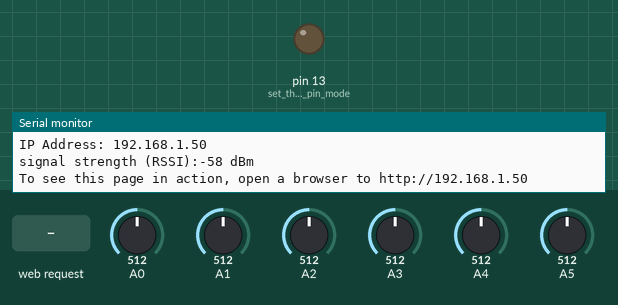
Recording of a sketch running on a simulated Arduino Uno WiFi Rev2. On the bench: output pins drawn as LEDs (lit = HIGH), the last lines printed to the serial monitor. The inputs (shaded band) are chosen by the test bench; at power-on: A0 = 512, A1 = 512, A2 = 512, A3 = 512, A4 = 512, A5 = 512. WiFi joins after 1.5 s; servers stay silent unless stated.

Above: at 12.7 s.
12.8 s: HTTP request GET /H received
At 13.2 s:
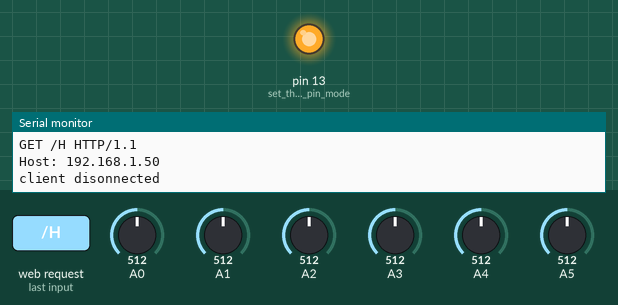
14.3 s: HTTP request GET /L received
At 15.6 s:
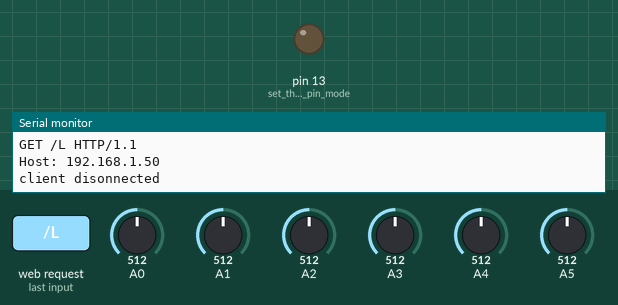
Timing chart, 0 to 17.3 s (numbered marks = the images above; inputs shaded):
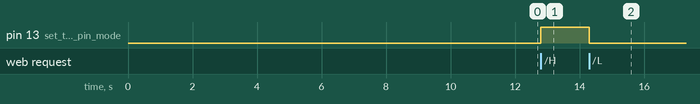

Measured:
- after the input at 12.8 s, pin 13 (set_the_LED_pin_mode): LOW → HIGH at once
- after the input at 14.3 s, pin 13 (set_the_LED_pin_mode): HIGH → LOW at once

The sketch:

bidrectionalWebServer.ino
```cpp
/*
  A simple example showing how to both control an output from a web page,
  and report values from an input to a web page

  Based on the WiFiNINA library SimpleWebServerWiFi and WifiWebServer examples

  This example is written for a network using WPA encryption. For
  WEP or WPA, change the Wifi.begin() call accordingly.

  Circuit:
   Board with NINA module (Arduino MKR WiFi 1010, MKR VIDOR 4000 and UNO WiFi Rev.2)
   LED attached to pin LED_BUILTIN

  created 2 February 2019
  by Michael Shiloh
*/
#include <SPI.h>
#include <WiFiNINA.h>

#include "arduino_secrets.h"
///////please enter your sensitive data in the Secret tab/arduino_secrets.h
char ssid[] = SECRET_SSID;        // your network SSID (name)
char pass[] = SECRET_PASS;    // your network password (use for WPA, or use as key for WEP)
int keyIndex = 0;                 // your network key Index number (needed only for WEP)

int status = WL_IDLE_STATUS;
WiFiServer server(80);

void setup() {
  Serial.begin(9600);      // initialize serial communication
  pinMode(LED_BUILTIN, OUTPUT);      // set the LED pin mode

  // wait for serial monitor to attach
  // remove this if you won't be using the serial monitor
  while (!Serial)
    ;

  // check for the WiFi module:
  if (WiFi.status() == WL_NO_MODULE) {
    Serial.println("Communication with WiFi module failed!");
    // don't continue
    while (true);
  }

  String fv = WiFi.firmwareVersion();
  if (fv < "1.0.0") {
    Serial.println("Please upgrade the firmware");
  }

  // attempt to connect to Wifi network:
  while (status != WL_CONNECTED) {
    Serial.print("Attempting to connect to Network named: ");
    Serial.println(ssid);                   // print the network name (SSID);

    // Connect to WPA/WPA2 network. Change this line if using open or WEP network:
    status = WiFi.begin(ssid, pass);
    // wait 10 seconds for connection:
    delay(10000);
  }
  server.begin();                           // start the web server on port 80
  printWifiStatus();                        // you're connected now, so print out the status
}


void loop() {
  WiFiClient client = server.available();   // listen for incoming clients

  if (client) {                             // if you get a client,
    Serial.println("new client");           // print a message out the serial port
    String currentLine = "";                // make a String to hold incoming data from the client
    while (client.connected()) {            // loop while the client's connected
      if (client.available()) {             // if there's bytes to read from the client,
        char c = client.read();             // read a byte, then
        Serial.write(c);                    // print it out the serial monitor
        if (c == '\n') {                    // if the byte is a newline character

          // if the current line is blank, you got two newline characters in a row.
          // that's the end of the client HTTP request, so send a response:
          if (currentLine.length() == 0) {

            sendHTTPResponseHeader(client);
            sendAnalogValues(client);
            sendLEDControl(client);
            // The HTTP response ends with another blank line:
            client.println();

            // break out of the while loop:
            break;
          } else {    // if you got a newline, then clear currentLine:
            currentLine = "";
          }
        } else if (c != '\r') {  // if you got anything else but a carriage return character,
          currentLine += c;      // add it to the end of the currentLine
        }

        // Check to see if the client request was "GET /H" or "GET /L":
        if (currentLine.endsWith("GET /H")) {
          digitalWrite(LED_BUILTIN, HIGH);               // GET /H turns the LED on
        }
        if (currentLine.endsWith("GET /L")) {
          digitalWrite(LED_BUILTIN, LOW);                // GET /L turns the LED off
        }
      }
    }
    // close the connection:
    client.stop();
    Serial.println("client disonnected");
  }
}

void printWifiStatus() {
  // print the SSID of the network you're attached to:
  Serial.print("SSID: ");
  Serial.println(WiFi.SSID());

  // print your board's IP address:
  IPAddress ip = WiFi.localIP();
  Serial.print("IP Address: ");
  Serial.println(ip);

  // print the received signal strength:
  long rssi = WiFi.RSSI();
  Serial.print("signal strength (RSSI):");
  Serial.print(rssi);
  Serial.println(" dBm");
  // print where to go in a browser:
  Serial.print("To see this page in action, open a browser to http://");
  Serial.println(ip);
}

void sendHTTPResponseHeader(WiFiClient client) {
  client.println("HTTP/1.1 200 OK");
  client.println("Content-type:text/html");
  client.println();
}

void sendLEDControl(WiFiClient client) {
  client.println("-------------------------------------------");
  client.print("Click <a href=\"/H\">here</a> turn the LED on pin LED_BUILTIN on<br>");
  client.print("Click <a href=\"/L\">here</a> turn the LED on pin LED_BUILTIN off<br>");
  client.println("-------------------------------------------");
}

void sendAnalogValues(WiFiClient client) {
  client.println("<!DOCTYPE HTML>");
  client.println("<html>");
  client.println("-------------------------------------------");
  // output the value of each analog input pin
  for (int analogChannel = 0; analogChannel < 6; analogChannel++) {
    int sensorReading = analogRead(analogChannel);
    client.print("analog input ");
    client.print(analogChannel);
    client.print(" is ");
    client.print(sensorReading);
    client.println("<br />");
  }
  client.println("-------------------------------------------");
  client.println("</html>");
}
```

arduino_secrets.h
```cpp
#define SECRET_SSID ""
#define SECRET_PASS ""
```
